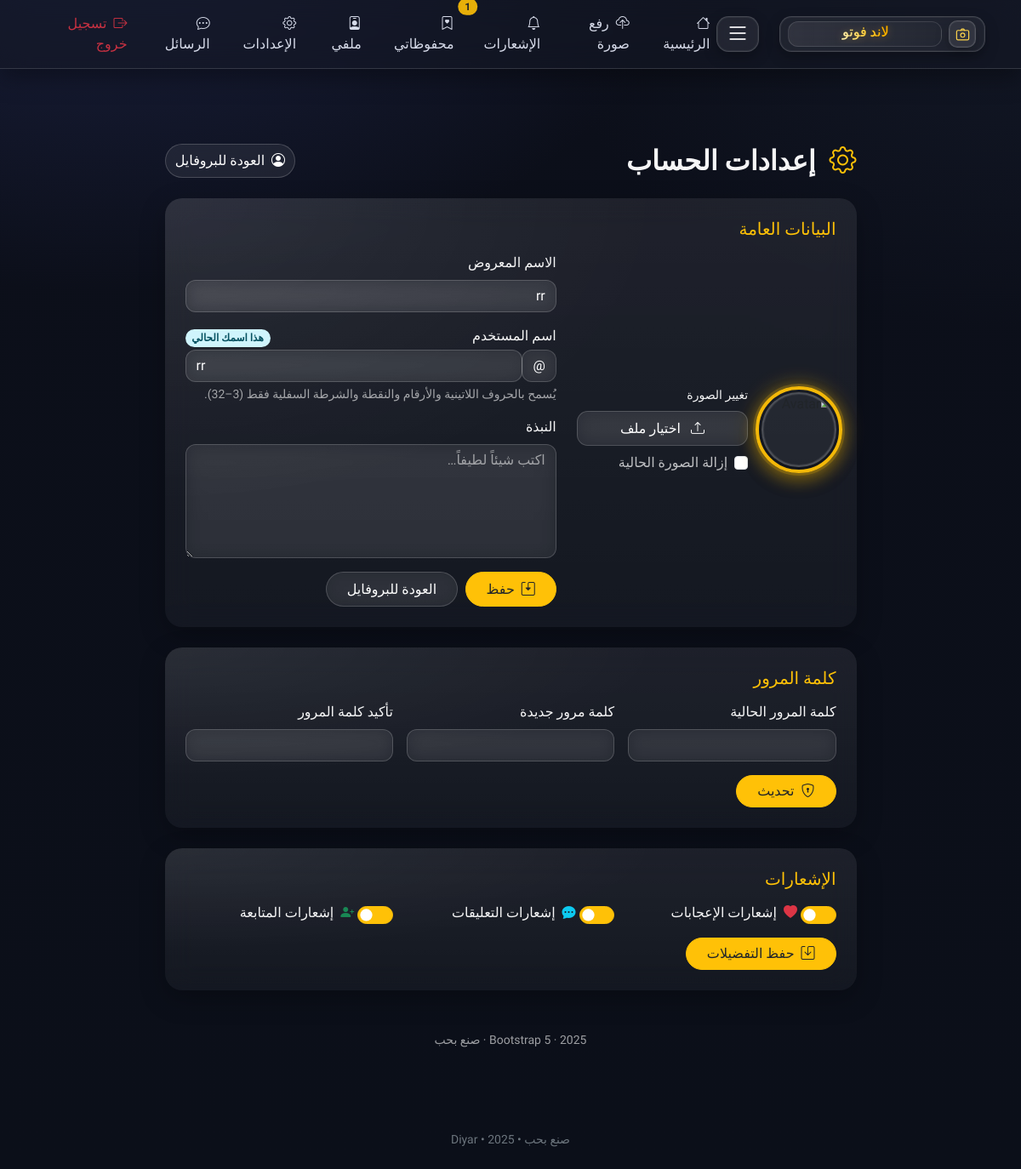
The page /settings (signed in) on the database its author committed.
### app.py (models this page shows, shortened)
class User(UserMixin, db.Model):
    __tablename__="users"
    id=db.Column(db.Integer, primary_key=True)
    username=db.Column(db.String(32), unique=True, nullable=False, index=True)
    email=db.Column(db.String(120), unique=True)
    password_hash=db.Column(db.String(255), nullable=False)
    display_name=db.Column(db.String(80))
    bio=db.Column(db.String(280))
    avatar_file=db.Column(db.String(255))
    notify_likes=db.Column(db.Boolean, default=True)
    notify_comments=db.Column(db.Boolean, default=True)
    notify_follows=db.Column(db.Boolean, default=True)
    last_seen=db.Column(db.DateTime, default=dt.datetime.utcnow, index=True)
    photos=db.relationship("Photo", backref="author", lazy="dynamic")
    given_likes=db.relationship("Like", backref="user", lazy="dynamic", cascade="all, delete-orphan")
    bookmarks=db.relationship("Bookmark", backref="user", lazy="dynamic", cascade="all, delete-orphan")
    comments=db.relationship("Comment", backref="user", lazy="dynamic", cascade="all, delete-orphan")
    following=db.relationship(
        "User", secondary="follows",
        primaryjoin=id==Follow.follower_id,
        secondaryjoin=id==Follow.followed_id,
        backref=db.backref("followers", lazy="dynamic"),
        lazy="dynamic"
    )
    @property
    def avatar_url(self):
        if self.avatar_file and (AVATAR_DIR/self.avatar_file).exists():
            return url_for("static", filename=f"avatars/{self.avatar_file}")
        return url_for("static", filename="avatars/default.png")

### app.py (the view, shortened to what this page needs)
@app.route("/settings", methods=["GET", "POST"], endpoint="settings")
@login_required
def settings():
    return render_template("settings.html")

### app.py (called while the page is built)
@login_manager.user_loader
def load_user(uid): return User.query.get(int(uid))

@app.before_request
def update_last_seen():
    if current_user.is_authenticated:
        current_user.last_seen = dt.datetime.utcnow()
        db.session.commit()

### templates/settings.html (shortened to what this page needs)
{% extends "base.html" %}
{% block content %}
<div class="container py-5">
  <div class="row justify-content-center">
    <div class="col-12 col-xl-9">
      <div class="d-flex align-items-center justify-content-between mb-4">
        <h2 class="fw-bold m-0 text-contrast"><i class="bi bi-gear me-2 text-warning"></i> إعدادات الحساب</h2>
        <a href="{{ url_for('profile', username=current_user.username) }}" class="btn btn-glass rounded-pill">
          <i class="bi bi-person-circle me-1"></i> العودة للبروفايل
        </a>
      </div>
      <div class="card glass-card border-0 mb-4">
        <div class="card-body p-4">
          <h5 class="text-warning mb-3">البيانات العامة</h5>
          <form class="row g-4" method="post" action="{{ url_for('settings') }}" enctype="multipart/form-data">
            <div class="col-12 col-md-5 d-flex align-items-center gap-3">
              <div class="avatar-wrap">
                <img id="avatarPreview" src="{{ current_user.avatar_url }}" alt="Avatar">
              </div>
              <div class="w-100">
                <label class="form-label text-contrast small mb-2">تغيير الصورة</label>
                <div class="file-glass">
                  <label for="avatarInput" class="btn btn-glass w-100">
                    <i class="bi bi-upload me-2"></i> اختيار ملف
                  </label>
                </div>
                <div class="form-check mt-2">
                  <input class="form-check-input" type="checkbox" value="1" id="removeAvatar" name="remove_avatar">
                  <label class="form-check-label text-light-70" for="removeAvatar">إزالة الصورة الحالية</label>
                </div>
              </div>
            </div>
            <div class="col-12 col-md-7">
              <div class="mb-3">
                <label class="form-label text-contrast">الاسم المعروض</label>
                <input type="text" class="form-control glass-input" name="display_name"
                       value="{{ current_user.display_name or current_user.username }}" placeholder="اسمك الجميل">
              </div>
              <div class="mb-3">
                <div class="d-flex justify-content-between align-items-center">
                  <label class="form-label text-contrast mb-1">اسم المستخدم</label>
                  <small id="userFeedback" class="badge rounded-pill bg-secondary-subtle text-contrast d-none"></small>
                </div>
                <div class="input-group">
                  <span class="input-group-text glass-input">@</span>
                  <input type="text" class="form-control glass-input" id="usernameInput"
                         value="{{ current_user.username }}" dir="ltr" inputmode="latin"
                         placeholder="user.name_123" autocomplete="off">
                </div>
                <div class="form-text text-light-60 mt-1">
                  يُسمح بالحروف اللاتينية والأرقام والنقطة والشرطة السفلية فقط (3–32).
                </div>
              </div>
              <div class="mb-3">
                <label class="form-label text-contrast">النبذة</label>
                <textarea class="form-control glass-input" name="bio" rows="5" placeholder="اكتب شيئاً لطيفاً…">{{ current_user.bio or '' }}</textarea>
              </div>
              <div class="d-flex gap-2 flex-wrap">
                <button class="btn btn-warning text-dark rounded-pill px-4" type="submit">
                  <i class="bi bi-save2 me-1"></i> حفظ
                </button>
                <a href="{{ url_for('profile', username=current_user.username) }}" class="btn btn-glass rounded-pill px-4">العودة للبروفايل</a>
              </div>
            </div>
          </form>
        </div>
      </div>
      <div class="card glass-card border-0 mb-4">
        <div class="card-body p-4">
          <h5 class="text-warning mb-3">كلمة المرور</h5>
          <form method="post" action="{{ url_for('settings') }}" class="row g-3">
            <div class="col-12 col-md-4">
              <label class="form-label text-contrast">كلمة المرور الحالية</label>
              <input type="password" class="form-control glass-input" name="old_password" autocomplete="current-password">
            </div>
            <div class="col-12 col-md-4">
              <label class="form-label text-contrast">كلمة مرور جديدة</label>
              <input type="password" class="form-control glass-input" name="new_password" autocomplete="new-password">
            </div>
            <div class="col-12 col-md-4">
              <label class="form-label text-contrast">تأكيد كلمة المرور</label>
              <input type="password" class="form-control glass-input" name="confirm_password" autocomplete="new-password">
            </div>
            <div class="col-12">
              <button class="btn btn-warning text-dark rounded-pill px-4"><i class="bi bi-shield-lock me-1"></i> تحديث</button>
            </div>
          </form>
        </div>
      </div>
      <div class="card glass-card border-0">
        <div class="card-body p-4">
          <h5 class="text-warning mb-3">الإشعارات</h5>
          <form method="post" action="{{ url_for('settings') }}" class="row g-3">
            <div class="col-12 col-md-4">
              <div class="form-switch glass-switch">
                <input class="form-check-input" type="checkbox" id="notifyLikes" name="notify_likes" {% if current_user.notify_likes %}checked{% endif %}>
                <label class="form-check-label text-contrast" for="notifyLikes"><i class="bi bi-heart-fill text-danger me-1"></i> إشعارات الإعجابات</label>
              </div>
            </div>
            <div class="col-12 col-md-4">
              <div class="form-switch glass-switch">
                <input class="form-check-input" type="checkbox" id="notifyComments" name="notify_comments" {% if current_user.notify_comments %}checked{% endif %}>
                <label class="form-check-label text-contrast" for="notifyComments"><i class="bi bi-chat-dots-fill text-info me-1"></i> إشعارات التعليقات</label>
              </div>
            </div>
            <div class="col-12 col-md-4">
              <div class="form-switch glass-switch">
                <input class="form-check-input" type="checkbox" id="notifyFollows" name="notify_follows" {% if current_user.notify_follows %}checked{% endif %}>
                <label class="form-check-label text-contrast" for="notifyFollows"><i class="bi bi-person-plus-fill text-success me-1"></i> إشعارات المتابعة</label>
              </div>
            </div>
            <div class="col-12">
              <button class="btn btn-warning text-dark rounded-pill px-4"><i class="bi bi-save me-1"></i> حفظ التفضيلات</button>
            </div>
          </form>
        </div>
      </div>
      <div class="text-center mt-5 text-light-60 small">Bootstrap 5 · {{ now.year }} · صنع بحب</div>
    </div>
  </div>
</div>
{% endblock %}

### static/css/theme.css (style rules this page uses)
:root { --nav-bg: rgba(20,24,38,.55); --nav-bd: rgba(255,255,255,.14); --ink:#edf1ff; --gold1:#fff2b3; --gold2:#ffd54d; --gold3:#ffb300; }
body.bg-dark-gradient { background: radial-gradient(1200px 800px at 10% -10%, #1b2140, transparent 60%), radial-gradient(1000px 700px at 100% 0, #121725, transparent 55%), linear-gradient(180deg,#0c0f1a, #0b0f19); }
.text-contrast { color:rgba(255,255,255,.97) }

### static/css/glass.css (style rules this page uses)
:root { --bg:#0e0f13; --glass:rgba(255,255,255,.06); --glass-strong:rgba(255,255,255,.12); --ring:#d3a93b; }
body { background: radial-gradient(1200px 600px at 50% -10%, rgba(255,255,0,.05), transparent), var(--bg); }
.btn-glass { background:rgba(255,255,255,.06); border:1px solid rgba(255,255,255,.1); color:#fff; }
.glass-input { background:rgba(255,255,255,.05)!important; border:1px solid rgba(255,255,255,.15)!important; color:#fff!important; }
.btn, .icon-btn { transition: transform .12s ease }
.btn-glass { backdrop-filter: blur(8px); background: rgba(255,255,255,0.08); border:1px solid rgba(255,255,255,0.12); color:#fff; }

### static/css/landphoto.extras.css (style rules this page uses)
:root { --glass-bg: rgba(255,255,255,0.06); --glass-bg-strong: rgba(14,14,18,0.7); --glass-stroke: rgba(255,255,255,0.12); --glass-shadow: 0 10px 30px rgba(0,0,0,.35); --radius: 1.25rem; --like:#ff5a7a; --save:#13c2c2; --primary:#ffc107; --danger:#e55353; --success:#00c853; --secondary:#7aa2ff; }
html,body { background:#0e0e12;color:#e7e7ea;font-family:"Tajawal",system-ui,-apple-system,"Segoe UI",Roboto,"Helvetica Neue","Noto Sans",Arial; }
.glass-input { background:rgba(255,255,255,.06)!important;border:1px solid rgba(255,255,255,.18)!important;color:#fff!important; }
.glass-input::placeholder { color:#bdbdc2; }
.glass-input { background:rgba(255,255,255,.06); color:#fff; border-radius:12px; border:1px solid rgba(255,255,255,.14); backdrop-filter: blur(10px); }
.glass-input::placeholder { color:rgba(255,255,255,.55) }
.glass-input { background: rgba(255,255,255,.06); color:#fff; border-radius: 14px; border:1px solid rgba(255,255,255,.14); backdrop-filter: blur(10px); }
.glass-input::placeholder { color:rgba(255,255,255,.55); }
.btn-glass { color:#fff; background: rgba(255,255,255,.08); border: 1px solid rgba(255,255,255,.16); backdrop-filter: blur(10px); -webkit-backdrop-filter: blur(10px); }

### static/css/feed.css (style rules this page uses)
.btn-glass { background: rgba(255,255,255,.07); border: 1px solid rgba(255,255,255,.16); color: #fff; border-radius: .8rem; padding: .45rem .7rem; backdrop-filter: blur(10px); }

### static/css/comments.css (style rules this page uses)
.glass-input { background: rgba(255,255,255,.06); color:#fff; border-radius:12px !important; border:1px solid rgba(255,255,255,.14); backdrop-filter: blur(10px); }
.glass-input::placeholder { color: rgba(255,255,255,.55); }

### templates/settings.html (style rules this page uses)
.text-contrast { color:rgba(255,255,255,.96) }
.text-light-70 { color:rgba(255,255,255,.72) }
.text-light-60 { color:rgba(255,255,255,.60) }
.glass-card { background: radial-gradient(120% 120% at 0% 0%, rgba(255,255,255,.06), rgba(255,255,255,0) 60%), linear-gradient(180deg, rgba(255,255,255,.08), rgba(255,255,255,.04)); border:1px solid rgba(255,255,255,.14); border-radius:1.25rem; backdrop-filter: blur(16px); -webkit-backdrop-filter: blur(16px); box-shadow: 0 10px 30px rgba(0,0,0,.25); }
.btn-glass { border:1px solid rgba(255,255,255,.18)!important; background:rgba(255,255,255,.07)!important; color:#fff!important; backdrop-filter: blur(10px); }
.glass-input { background: rgba(255,255,255,.06); border:1px solid rgba(255,255,255,.18); color:#fff; backdrop-filter: blur(10px); }
.glass-input::placeholder { color:rgba(255,255,255,.55) }
.file-glass { position:relative }
.file-glass .btn { width:100% }
.avatar-wrap { position:relative; width:132px; aspect-ratio:1/1; display:inline-block; }
.avatar-wrap img { width:100%; height:100%; object-fit:cover; border-radius:50%; aspect-ratio:1/1; border:2px solid rgba(255,255,255,.18); box-shadow: inset 0 0 0 1px rgba(255,255,255,.08), 0 10px 26px rgba(0,0,0,.35); background: rgba(255,255,255,.05); display:block; }
.glass-switch .form-check-input { width: 2.6rem; height:1.3rem; cursor:pointer; background-color: rgba(255,255,255,.18); border:1px solid rgba(255,255,255,.25); }
.glass-switch .form-check-input:checked { background-color:#ffc107; border-color:#ffc107 }

### rows shown on the page
User: display_name "rr", username "rr", notify_likes "☑", notify_comments "☑", notify_follows "☑"

### other values the page prints
{{ unread_notifications }} "1"
